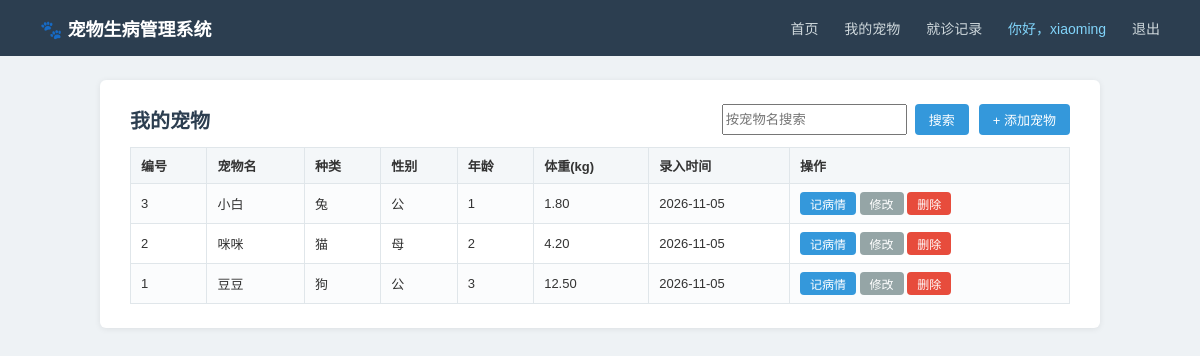
The page /pet/ (signed in) on the database its author committed.
### pets/models.py (models this page shows, shortened)
class Pet(models.Model):
    SPECIES_CHOICES = (
        ('猫', '猫'),
        ('狗', '狗'),
        ('兔', '兔'),
        ('其他', '其他'),
    )
    GENDER_CHOICES = (
        ('公', '公'),
        ('母', '母'),
    )
    owner = models.ForeignKey(User, on_delete=models.CASCADE, verbose_name='主人')
    name = models.CharField('宠物名', max_length=20)
    species = models.CharField('种类', max_length=10, choices=SPECIES_CHOICES, default='猫')
    gender = models.CharField('性别', max_length=2, choices=GENDER_CHOICES, default='公')
    age = models.PositiveIntegerField('年龄(岁)', default=1)
    weight = models.DecimalField('体重(kg)', max_digits=5, decimal_places=2, default=0)
    created = models.DateTimeField('录入时间', auto_now_add=True)
    class Meta:
        db_table = 'pet'
        verbose_name = '宠物'
        verbose_name_plural = verbose_name
        ordering = ['-created']

### pets/views.py (the view)
# urls.py: path('pet/', views.pet_list, name='pet_list'),
@login_required
def pet_list(request):
    keyword = request.GET.get('keyword', '').strip()
    pets = Pet.objects.filter(owner=request.user)
    if keyword:
        pets = pets.filter(name__contains=keyword)
    return render(request, 'pets/pet_list.html', {'pets': pets, 'keyword': keyword})

### templates/pets/pet_list.html (shortened to what this page needs)
{% extends 'base.html' %}
{% block content %}
<div class="toolbar">
    <h1 style="margin:0">我的宠物</h1>
    <div style="display:flex; gap:10px; align-items:center;">
        <form method="get" action="{% url 'pet_list' %}">
            <input type="text" name="keyword" value="{{ keyword }}" placeholder="按宠物名搜索">
            <button class="btn" type="submit">搜索</button>
        </form>
        <a class="btn" href="{% url 'pet_add' %}">+ 添加宠物</a>
    </div>
</div>
<table>
    <tr>
        <th>编号</th><th>宠物名</th><th>种类</th><th>性别</th>
        <th>年龄</th><th>体重(kg)</th><th>录入时间</th><th>操作</th>
    </tr>
    {% for pet in pets %}
        <tr>
            <td>{{ pet.id }}</td>
            <td>{{ pet.name }}</td>
            <td>{{ pet.species }}</td>
            <td>{{ pet.gender }}</td>
            <td>{{ pet.age }}</td>
            <td>{{ pet.weight }}</td>
            <td>{{ pet.created|date:"Y-m-d" }}</td>
            <td>
                <a class="btn btn-sm" href="{% url 'record_add_for_pet' pet.id %}">记病情</a>
                <a class="btn btn-sm btn-gray" href="{% url 'pet_edit' pet.id %}">修改</a>
                <a class="btn btn-sm btn-danger" href="{% url 'pet_delete' pet.id %}">删除</a>
            </td>
        </tr>
    {% empty %}
        <tr><td colspan="8" class="empty">还没有宠物，点右上角添加一只吧</td></tr>
    {% endfor %}
</table>
{% endblock %}

### templates/base.html (shortened to what this page needs)
{% load static %}
<!DOCTYPE html>
<html lang="zh-CN">
<head>
    <link rel="stylesheet" href="{% static 'css/style.css' %}">
</head>
<body>
<div class="navbar">
    <span class="brand">🐾 宠物生病管理系统</span>
    <div>
        {% if user.is_authenticated %}
            <a href="{% url 'index' %}">首页</a>
            <a href="{% url 'pet_list' %}">我的宠物</a>
            <a href="{% url 'record_list' %}">就诊记录</a>
            <span class="user">你好，{{ user.username }}</span>
            <a href="{% url 'logout' %}">退出</a>
        {% else %}
            <a href="{% url 'login' %}">登录</a>
            <a href="{% url 'register' %}">注册</a>
        {% endif %}
    </div>
</div>
{% block body %}
<div class="container">
    {% block content %}{% endblock %}
</div>
{% endblock %}
</body>
</html>

### static/css/style.css (style rules this page uses)
* { box-sizing: border-box; }
body { margin: 0; font-family: "Microsoft YaHei", "微软雅黑", Arial, sans-serif; background: #eef2f5; color: #333; font-size: 14px; }
.navbar { background: #2c3e50; height: 56px; display: flex; align-items: center; justify-content: space-between; padding: 0 40px; }
.navbar .brand { color: #fff; font-size: 18px; font-weight: bold; }
.navbar a { color: #cfd8dc; text-decoration: none; margin-left: 22px; font-size: 14px; }
.navbar .user { color: #81d4fa; margin-left: 22px; }
.container { max-width: 1000px; margin: 24px auto; background: #fff; border-radius: 6px; padding: 24px 30px; box-shadow: 0 1px 6px rgba(0, 0, 0, .08); }
h1 { font-size: 20px; margin: 0 0 18px; color: #2c3e50; }
table { width: 100%; border-collapse: collapse; margin-top: 6px; }
th, td { border: 1px solid #e0e6ea; padding: 8px 10px; font-size: 13px; text-align: left; }
th { background: #f4f7f9; font-weight: bold; }
tr:nth-child(even) td { background: #fbfcfd; }
.btn { display: inline-block; padding: 6px 14px; background: #3498db; color: #fff; border: none; border-radius: 4px; text-decoration: none; font-size: 13px; cursor: pointer; }
.btn-gray { background: #95a5a6; }
.btn-danger { background: #e74c3c; }
.btn-sm { padding: 3px 10px; font-size: 12px; }
.toolbar { display: flex; justify-content: space-between; align-items: center; margin-bottom: 12px; }
.toolbar form { display: flex; gap: 8px; }

### rows shown on the page
Pet: id "3", name "小白", species "兔", gender "公", age "1", weight "1.80", created "2026-11-05"
Pet: id "2", name "咪咪", species "猫", gender "母", age "2", weight "4.20", created "2026-11-05"
Pet: id "1", name "豆豆", species "狗", gender "公", age "3", weight "12.50", created "2026-11-05"

### other values the page prints
{{ user.username }} "xiaoming"
